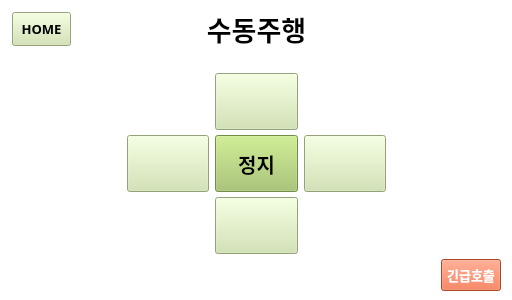
<?xml version="1.0" encoding="UTF-8"?>
<ui version="4.0">
 <class>MainWindow</class>
 <widget class="QMainWindow" name="MainWindow">
  <property name="geometry">
   <rect>
    <x>0</x>
    <y>0</y>
    <width>512</width>
    <height>300</height>
   </rect>
  </property>
  <property name="sizePolicy">
   <sizepolicy hsizetype="Expanding" vsizetype="Expanding">
    <horstretch>0</horstretch>
    <verstretch>0</verstretch>
   </sizepolicy>
  </property>
  <property name="windowTitle">
   <string>MainWindow</string>
  </property>
  <property name="layoutDirection">
   <enum>Qt::LeftToRight</enum>
  </property>
  <widget class="QWidget" name="centralwidget">
   <property name="sizePolicy">
    <sizepolicy hsizetype="Expanding" vsizetype="Expanding">
     <horstretch>0</horstretch>
     <verstretch>0</verstretch>
    </sizepolicy>
   </property>
   <property name="contextMenuPolicy">
    <enum>Qt::NoContextMenu</enum>
   </property>
   <property name="layoutDirection">
    <enum>Qt::LeftToRight</enum>
   </property>
   <property name="styleSheet">
    <string notr="true">background-color: white;
</string>
   </property>
   <layout class="QGridLayout" name="gridLayout_3">
    <item row="0" column="0">
     <layout class="QGridLayout" name="gridLayout" rowstretch="0,0,0,1,1,1,0" columnstretch="0,1,2,2,2,1,0" columnminimumwidth="0,0,0,0,0,0,0">
      <property name="sizeConstraint">
       <enum>QLayout::SetDefaultConstraint</enum>
      </property>
      <property name="verticalSpacing">
       <number>5</number>
      </property>
      <item row="4" column="4">
       <widget class="QPushButton" name="pushButton_3">
        <property name="sizePolicy">
         <sizepolicy hsizetype="Expanding" vsizetype="Expanding">
          <horstretch>0</horstretch>
          <verstretch>0</verstretch>
         </sizepolicy>
        </property>
        <property name="styleSheet">
         <string notr="true">background-color: #cfe3ac;</string>
        </property>
        <property name="text">
         <string/>
        </property>
        <property name="icon">
         <iconset>
          <activeon>:/assets/assets/arrow_right.svg</activeon>
         </iconset>
        </property>
        <property name="iconSize">
         <size>
          <width>60</width>
          <height>60</height>
         </size>
        </property>
       </widget>
      </item>
      <item row="6" column="6">
       <widget class="QPushButton" name="btn_emrCall">
        <property name="sizePolicy">
         <sizepolicy hsizetype="Expanding" vsizetype="Expanding">
          <horstretch>0</horstretch>
          <verstretch>0</verstretch>
         </sizepolicy>
        </property>
        <property name="font">
         <font>
          <family>Malgun Gothic</family>
          <pointsize>10</pointsize>
          <weight>75</weight>
          <bold>true</bold>
         </font>
        </property>
        <property name="styleSheet">
         <string notr="true">background-color: #ed6339;
color: white;
margin: 0 2px;
padding: 5px;</string>
        </property>
        <property name="text">
         <string>긴급호출</string>
        </property>
       </widget>
      </item>
      <item row="1" column="2" colspan="3">
       <widget class="QLabel" name="title">
        <property name="sizePolicy">
         <sizepolicy hsizetype="Expanding" vsizetype="Expanding">
          <horstretch>0</horstretch>
          <verstretch>0</verstretch>
         </sizepolicy>
        </property>
        <property name="font">
         <font>
          <family>Malgun Gothic</family>
          <pointsize>20</pointsize>
          <weight>75</weight>
          <bold>true</bold>
         </font>
        </property>
        <property name="text">
         <string>수동주행</string>
        </property>
        <property name="alignment">
         <set>Qt::AlignCenter</set>
        </property>
       </widget>
      </item>
      <item row="4" column="3">
       <widget class="QPushButton" name="pushButton_4">
        <property name="sizePolicy">
         <sizepolicy hsizetype="Expanding" vsizetype="Expanding">
          <horstretch>0</horstretch>
          <verstretch>0</verstretch>
         </sizepolicy>
        </property>
        <property name="font">
         <font>
          <family>Malgun Gothic</family>
          <pointsize>15</pointsize>
          <weight>75</weight>
          <bold>true</bold>
         </font>
        </property>
        <property name="styleSheet">
         <string notr="true">background-color: #a1c464;</string>
        </property>
        <property name="text">
         <string>정지</string>
        </property>
       </widget>
      </item>
      <item row="2" column="3">
       <widget class="QLabel" name="label_4">
        <property name="sizePolicy">
         <sizepolicy hsizetype="Expanding" vsizetype="Expanding">
          <horstretch>0</horstretch>
          <verstretch>0</verstretch>
         </sizepolicy>
        </property>
        <property name="styleSheet">
         <string notr="true">color: white;</string>
        </property>
        <property name="text">
         <string>TextLabel</string>
        </property>
       </widget>
      </item>
      <item row="3" column="3">
       <widget class="QPushButton" name="pushButton">
        <property name="sizePolicy">
         <sizepolicy hsizetype="Expanding" vsizetype="Expanding">
          <horstretch>0</horstretch>
          <verstretch>0</verstretch>
         </sizepolicy>
        </property>
        <property name="styleSheet">
         <string notr="true">background-color: #cfe3ac;</string>
        </property>
        <property name="text">
         <string/>
        </property>
        <property name="icon">
         <iconset>
          <activeon>:/assets/assets/arrow_up.svg</activeon>
         </iconset>
        </property>
        <property name="iconSize">
         <size>
          <width>60</width>
          <height>60</height>
         </size>
        </property>
       </widget>
      </item>
      <item row="1" column="0">
       <widget class="QPushButton" name="btn_home">
        <property name="sizePolicy">
         <sizepolicy hsizetype="Expanding" vsizetype="Expanding">
          <horstretch>0</horstretch>
          <verstretch>0</verstretch>
         </sizepolicy>
        </property>
        <property name="font">
         <font>
          <family>Malgun Gothic</family>
          <pointsize>10</pointsize>
          <weight>75</weight>
          <bold>true</bold>
         </font>
        </property>
        <property name="styleSheet">
         <string notr="true">background-color: #cfe3ac;
margin: 3px;
padding: 5px;</string>
        </property>
        <property name="text">
         <string> HOME </string>
        </property>
       </widget>
      </item>
      <item row="4" column="2">
       <widget class="QPushButton" name="pushButton_2">
        <property name="sizePolicy">
         <sizepolicy hsizetype="Expanding" vsizetype="Expanding">
          <horstretch>0</horstretch>
          <verstretch>0</verstretch>
         </sizepolicy>
        </property>
        <property name="styleSheet">
         <string notr="true">background-color: #cfe3ac;</string>
        </property>
        <property name="text">
         <string/>
        </property>
        <property name="icon">
         <iconset>
          <activeon>:/assets/assets/arrow_left.svg</activeon>
         </iconset>
        </property>
        <property name="iconSize">
         <size>
          <width>60</width>
          <height>60</height>
         </size>
        </property>
       </widget>
      </item>
      <item row="4" column="1">
       <widget class="QLabel" name="label">
        <property name="sizePolicy">
         <sizepolicy hsizetype="Expanding" vsizetype="Expanding">
          <horstretch>0</horstretch>
          <verstretch>0</verstretch>
         </sizepolicy>
        </property>
        <property name="text">
         <string/>
        </property>
       </widget>
      </item>
      <item row="5" column="3">
       <widget class="QPushButton" name="pushButton_5">
        <property name="sizePolicy">
         <sizepolicy hsizetype="Expanding" vsizetype="Expanding">
          <horstretch>0</horstretch>
          <verstretch>0</verstretch>
         </sizepolicy>
        </property>
        <property name="styleSheet">
         <string notr="true">background-color: #cfe3ac;</string>
        </property>
        <property name="text">
         <string/>
        </property>
        <property name="icon">
         <iconset>
          <activeon>:/assets/assets/arrow_down.svg</activeon>
         </iconset>
        </property>
        <property name="iconSize">
         <size>
          <width>60</width>
          <height>60</height>
         </size>
        </property>
        <property name="checkable">
         <bool>false</bool>
        </property>
       </widget>
      </item>
      <item row="4" column="5">
       <widget class="QLabel" name="label_2">
        <property name="sizePolicy">
         <sizepolicy hsizetype="Expanding" vsizetype="Expanding">
          <horstretch>0</horstretch>
          <verstretch>0</verstretch>
         </sizepolicy>
        </property>
        <property name="text">
         <string/>
        </property>
       </widget>
      </item>
     </layout>
    </item>
   </layout>
  </widget>
 </widget>
 <resources>
  <include location="resource.qrc"/>
 </resources>
 <connections/>
</ui>
